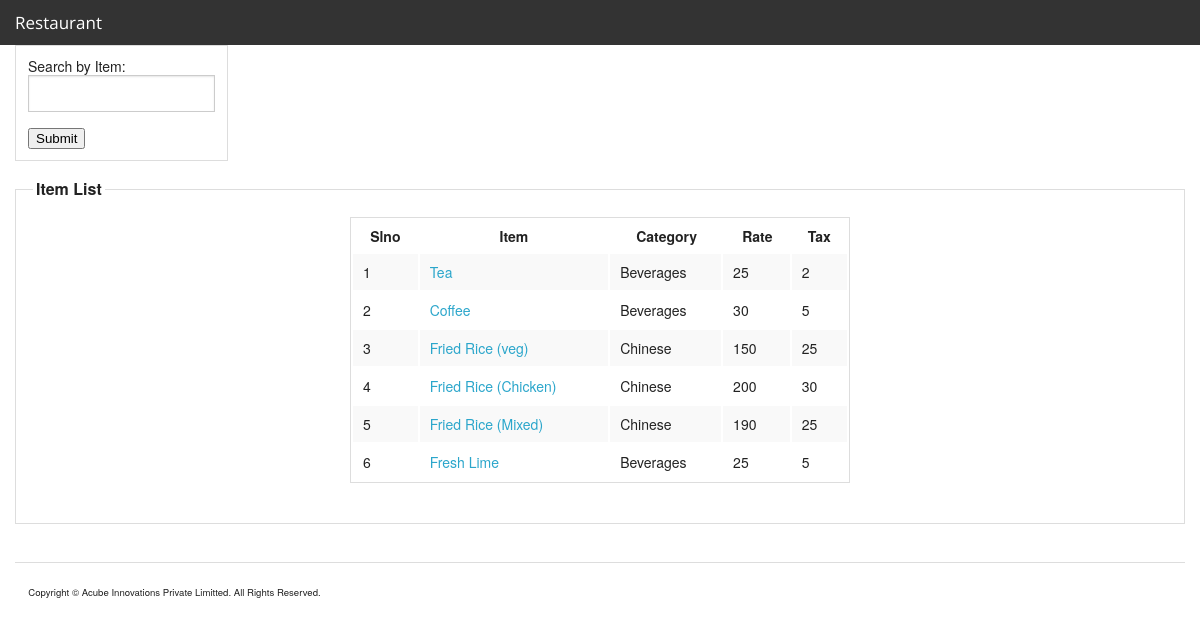
The app's page /admin/items.php (signed in) with its own data.
### tables this page shows
CREATE TABLE IF NOT EXISTS `items` (
  `id` int(11) NOT NULL AUTO_INCREMENT,
  `name` varchar(255) NOT NULL,
  `item_category_id` int(11) NOT NULL,
  `rate` double NOT NULL,
  `tax` double NOT NULL,
  `status_id` int(11) NOT NULL,
  `from_master_kitchen` tinyint(1) NOT NULL DEFAULT '0',
  `packing_id` int(11) NOT NULL,
  PRIMARY KEY (`id`),
  KEY `packing_id` (`packing_id`)
);

### include/class/class_page/class_page.php (called while the page is built, shortened)
<?php
class Page {
	var $connection_list = array();
	var $conf_list = array();
	var $menuconf_list = array();
	var $class_list = array();
	var $function_list = array();
	var $root_path='./';
	var $module_path='modules/';
	var $module = "" ;
	var $style='';
	var $script='';
	var $print_page='';
	function display(){
		$debug_output .= ob_get_contents();
		if(count($this->conf_list) > 0){
			foreach ($this->conf_list as $conf_file){
				$debug_output .= ob_get_contents();
			}
		}
		if(count($this->connection_list) > 0){
			foreach ($this->connection_list as $connection_file){
				$debug_output .= ob_get_contents();
			}
		}
		if(count($this->menuconf_list) > 0){
			foreach ($this->menuconf_list as $menuconf_file){
				$debug_output .= ob_get_contents();
			}
		}
		if(count($this->function_list) > 0){
			foreach ($this->function_list as $function_file){
				$debug_output .= ob_get_contents();
			}
		}
		if(trim($this->module) != ""){
			$debug_output .= ob_get_contents();
		}
		if(count($this->class_list) > 0){
			foreach ($this->class_list as $class_file){
				$debug_output .= ob_get_contents();
				$debug_output .= ob_get_contents();
			}
		}
		if(trim($this->module) != ""){
			$filename = $this->root_path.$this->module_path.$this->module."/style.css";
			if (file_exists( $filename)) {
				$this->style.='<link rel="stylesheet" type="text/css" href="'.$filename.'">';
			}else{
				$debug_output .= 'File :: '.$filename ." not exists <br/>";
			}
			$filename = $this->root_path.$this->module_path.$this->module."/script.js";
			if (file_exists($filename)) {
				$this->script.='<script src="'.$filename.'" language="JavaScript" type="text/JavaScript"></script>';
			}else{
				$debug_output .= 'File :: '.$filename ." not exists. <br/>";
			}
		}
		if(trim($this->module) != ""){
			$filename = $this->root_path.$this->module_path.$this->module."/functions.php";
			if (file_exists($filename)) {
				ob_start();
				include($filename);
				$this->print_page .= ob_get_contents();
				ob_end_clean();
			}else{
				$debug_output .= ob_get_contents();
			}
			$filename = $this->root_path.$this->module_path.$this->module."/code.php";
			if (file_exists($filename)) {
				include($filename);
				$this->print_page .= ob_get_contents();
			}else{
				ob_start();
				echo 'File :: '.$filename ." not exists. <br/>";
				$debug_output .= ob_get_contents();
				ob_end_clean();
			}
			$filename = $this->root_path.$this->module_path.$this->module."/style.php";
			if (file_exists($filename)) {
				ob_start();
				include($filename);
				$this->style.='<style>';
				$this->style .= ob_get_contents();
				$this->style.='</style>';
				ob_end_clean();
			}else{
				$debug_output .='File :: '.$filename ." not exists. <br/>";
			}
						$filename = $this->root_path.$this->module_path.$this->module."/script.php";
			if (file_exists($filename)) {
				ob_start();
				include($filename);
				$this->script.='<script language="JavaScript" type="text/JavaScript">';
				$this->script .= ob_get_contents();
				$this->script.='</script>';
				ob_end_clean();
			}else{
				$debug_output .='File :: '.$filename ." not exists. <br/>";
			}
			$filename = $this->root_path.$this->module_path.$this->module."/view.php";
			if (file_exists($filename)) {
				include($filename);
				$this->print_page .= ob_get_contents();
			}else{
				ob_start();
				echo 'File :: '.$filename ." not exists. <br/>";
				$debug_output .= ob_get_contents();
				ob_end_clean();
			}
		}
	}
}
?>

### admin/items.php (called while the page is built, shortened)
<?php session_start();
require(ROOT_PATH.'include/class/class_page/class_page.php');
$page = new Page;
	$page->root_path = ROOT_PATH;
	$page->current_url = $current_url;
	$page->title = "Acube MVC";
	$page->page_name = 'index';
	$page->layout = 'restaurant.html';
    $page->conf_list = array("conf.php");
    $page->menuconf_list = array("menu_conf.php");
	$page->connection_list = array("connection.php");
	$page->function_list = array("functions.php");
	$page->class_list = array("class_item.php","class_itemcategory.php");
	$page->access_list = array("ADMINISTRATOR");
    $index=0;
    $content_list[$index]['file_name']='admin/inc_right_menu.php';
    $content_list[$index]['var_name']='right_menu';
	$page->content_list = $content_list;
	$page->module_path = 'modules/item/';
    $page->module = 'list';
	$page->display();
?>

### modules/item/list/code.php (called while the page is built, shortened)
<?php
$item=new Item($myconnection);
$item->connection=($myconnection);
$item_category=new ItemCategory($myconnection);
$item_category->connection=($myconnection);
	$item->total_records=25;
	$array_item_category=$item_category->get_array();
	$get_item=$item->get_list_array_bylimit();
	if($get_item!=false){
	$count = count($get_item);
}
?>

### include/class/class_item/class_item.php (called while the page is built, shortened)
<?php
Class item{
	var $connection ="";
  function get_list_array_bylimit($start_record = 0,$max_records = 25){
        $items = array();
		$i=0;
        $strSQL = "SELECT id,name,item_category_id,rate,tax,status_id,from_master_kitchen FROM items WHERE 1";
        $strSQL .= " ORDER BY id";
		$strSQL_limit = sprintf("%s LIMIT %d, %d", $strSQL, $start_record, $max_records);
		$rsRES = mysql_query($strSQL_limit, $this->connection) or die(mysql_error(). $strSQL_limit);
        if ( mysql_num_rows($rsRES) > 0 ){
			while ( list ($id,$name,$item_category_id,$rate,$tax,$status_id,$from_master_kitchen) = mysql_fetch_row($rsRES) ){
						$items[$i]["id"] =  $id;
						$items[$i]["name"] = $name;
						$items[$i]["item_category_id"] = $item_category_id;
						$items[$i]["rate"] = $rate;
						$items[$i]["tax"] = $tax;
						$items[$i]["status_id"] = $status_id;
						$items[$i]["from_master_kitchen"] = $from_master_kitchen;
						$i++;}
						 	return $items;
        }
        else{
        	return false;
        }
    }
}
?>

### include/class/class_itemcategory/class_itemcategory.php (called while the page is built, shortened)
<?php
class ItemCategory{
	var  $connection;
function get_array()
	{
        	$item_category = array();
			$strSQL = "SELECT id,name,status_id,parent_id FROM item_categories";
			$rsRES = mysql_query($strSQL,$this->connection) or die(mysql_error(). $strSQL );
			if ( mysql_num_rows($rsRES) > 0 )
				 {while(list($id,$name) = mysql_fetch_row($rsRES) ){
						$item_category[$id] =  $name;
           		 		}
            		return $item_category;
       			}else{
					$this->error_number = 4;
					$this->error_description="Can't list item";
					return false;
    				}
		}
	}

### modules/item/list/view.php (the view, shortened to what this page needs)
<!DOCTYPE html PUBLIC "-//W3C//DTD XHTML 1.0 Transitional//EN" "http://www.w3.org/TR/xhtml1/DTD/xhtml1-transitional.dtd">
<html xmlns="http://www.w3.org/1999/xhtml">
<head>
</head>
<body>
  <form action="" method="post">
    <table>
   <tr>
    <td> Search by Item:<input type="text" name="search" />
      <input type="submit" name="submit" value="Submit" /></td>
    </tr>
  </table>
      </form>
<form id="form2" name="form2" method="post" action="">
<fieldset>
    <legend>Item List</legend>
   <table width="500" height="68" align="center">
    <tr>
      <th>Slno</th>
      <th>Item</th>
      <th colspan="3"> Category</th>
      <th>Rate</th>
      <th>Tax</th>
    </tr>
        <?php
            if($get_item==false)
          { ?>
      <tr>
        <td> No Records Found</td>
      </tr>
       <?php } else {
        $i=0;
        while($i<$count){
         ?>
   <tr>
      <td><?php echo $get_item[$i]['id'] ?></td>
      <td><a href="item.php?id=<?php echo $get_item[$i]['id'] ?>"><?php echo $get_item[$i]['name']?></a></td>
      <td colspan="2"><?php if(isset($array_item_category[$get_item[$i]['item_category_id']])){echo $array_item_category[$get_item[$i]['item_category_id']] ;}?></td>
      <td colspan="2"> <?php echo $get_item[$i]['rate'] ;?></td>
      <td colspan="2"><?php echo $get_item[$i]['tax'] ;?></td>
   </tr>
    <?php $i++;
          }
          }
           ?>
</table>
    </form>
   </body>
   </html>

### records on screen
items: id "1", name "Tea", item_category "Beverages", rate "25", tax "2"
items: id "2", name "Coffee", item_category "Beverages", rate "30", tax "5"
items: id "3", name "Fried Rice (veg)", item_category "Chinese", rate "150", tax "25"
items: id "4", name "Fried Rice (Chicken)", item_category "Chinese", rate "200", tax "30"
items: id "5", name "Fried Rice (Mixed)", item_category "Chinese", rate "190", tax "25"
items: id "6", name "Fresh Lime", item_category "Beverages", rate "25", tax "5"
